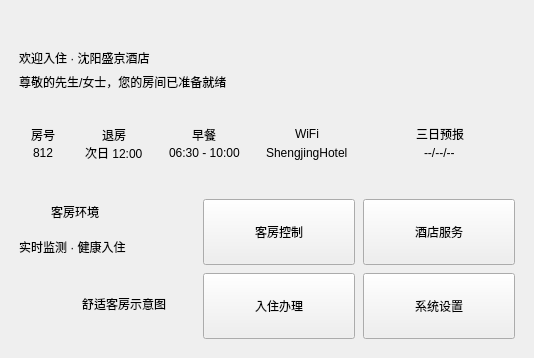
        <widget class="QWidget" name="pageHome">
         <layout class="QVBoxLayout" name="homeLayout">
          <property name="spacing"><number>10</number></property>
          <property name="leftMargin"><number>10</number></property>
          <property name="topMargin"><number>10</number></property>
          <property name="rightMargin"><number>10</number></property>
          <property name="bottomMargin"><number>10</number></property>
          <item>
           <widget class="QFrame" name="welcomeCard">
            <property name="objectName"><string>panelCard</string></property>
            <property name="minimumSize"><size><width>0</width><height>120</height></size></property>
            <layout class="QVBoxLayout" name="welcomeCardLayout">
             <property name="spacing"><number>6</number></property>
             <item>
              <widget class="QLabel" name="welcomeIcon">
               <property name="minimumSize"><size><width>24</width><height>24</height></size></property>
               <property name="maximumSize"><size><width>24</width><height>24</height></size></property>
               <property name="alignment"><set>Qt::AlignCenter</set></property>
              </widget>
             </item>
             <item>
              <widget class="QLabel" name="welcomeTitle">
               <property name="objectName"><string>heroTitle</string></property>
               <property name="text"><string>欢迎入住 · 沈阳盛京酒店</string></property>
              </widget>
             </item>
             <item>
              <widget class="QLabel" name="welcomeSub">
               <property name="objectName"><string>cardSub</string></property>
               <property name="text"><string>尊敬的先生/女士，您的房间已准备就绪</string></property>
              </widget>
             </item>
             <item>
              <layout class="QHBoxLayout" name="welcomeInfoRow" stretch="1,1,1,1,2">
               <property name="spacing"><number>8</number></property>
               <item>
                <widget class="QFrame" name="infoRoomBox">
                 <property name="objectName"><string>infoBox</string></property>
                 <layout class="QVBoxLayout" name="infoRoomBoxLayout">
                  <property name="spacing"><number>0</number></property>
                  <item alignment="Qt::AlignCenter">
                   <widget class="QLabel" name="infoRoomIcon">
                    <property name="minimumSize"><size><width>20</width><height>20</height></size></property>
                    <property name="maximumSize"><size><width>20</width><height>20</height></size></property>
                   </widget>
                  </item>
                  <item alignment="Qt::AlignCenter">
                   <widget class="QLabel" name="infoRoomLabel">
                    <property name="objectName"><string>sensorLab</string></property>
                    <property name="text"><string>房号</string></property>
                   </widget>
                  </item>
                  <item alignment="Qt::AlignCenter">
                   <widget class="QLabel" name="infoRoomVal">
                    <property name="objectName"><string>sensorVal</string></property>
                    <property name="text"><string>812</string></property>
                   </widget>
                  </item>
                 </layout>
                </widget>
               </item>
               <item>
                <widget class="QFrame" name="infoLeaveBox">
                 <property name="objectName"><string>infoBox</string></property>
                 <layout class="QVBoxLayout" name="infoLeaveBoxLayout">
                  <property name="spacing"><number>0</number></property>
                  <item alignment="Qt::AlignCenter">
                   <widget class="QLabel" name="infoLeaveIcon">
                    <property name="minimumSize"><size><width>20</width><height>20</height></size></property>
                    <property name="maximumSize"><size><width>20</width><height>20</height></size></property>
                   </widget>
                  </item>
                  <item alignment="Qt::AlignCenter">
                   <widget class="QLabel" name="infoLeaveLabel">
                    <property name="objectName"><string>sensorLab</string></property>
                    <property name="text"><string>退房</string></property>
                   </widget>
                  </item>
                  <item alignment="Qt::AlignCenter">
                   <widget class="QLabel" name="infoLeaveVal">
                    <property name="objectName"><string>sensorVal</string></property>
                    <property name="text"><string>次日 12:00</string></property>
                   </widget>
                  </item>
                 </layout>
                </widget>
               </item>
               <item>
                <widget class="QFrame" name="infoBreakfastBox">
                 <property name="objectName"><string>infoBox</string></property>
                 <layout class="QVBoxLayout" name="infoBreakfastBoxLayout">
                  <property name="spacing"><number>0</number></property>
                  <item alignment="Qt::AlignCenter">
                   <widget class="QLabel" name="infoBreakfastIcon">
                    <property name="minimumSize"><size><width>20</width><height>20</height></size></property>
                    <property name="maximumSize"><size><width>20</width><height>20</height></size></property>
                   </widget>
                  </item>
                  <item alignment="Qt::AlignCenter">
                   <widget class="QLabel" name="infoBreakfastLabel">
                    <property name="objectName"><string>sensorLab</string></property>
                    <property name="text"><string>早餐</string></property>
                   </widget>
                  </item>
                  <item alignment="Qt::AlignCenter">
                   <widget class="QLabel" name="infoBreakfastVal">
                    <property name="objectName"><string>sensorVal</string></property>
                    <property name="text"><string>06:30 - 10:00</string></property>
                   </widget>
                  </item>
                 </layout>
                </widget>
               </item>
               <item>
                <widget class="QFrame" name="infoWifiBox">
                 <property name="objectName"><string>infoBox</string></property>
                  <layout class="QVBoxLayout" name="infoWifiBoxLayout">
                  <property name="spacing"><number>2</number></property>
                  <item alignment="Qt::AlignCenter">
                   <widget class="QLabel" name="infoWifiIcon">
                    <property name="objectName"><string>sectionIcon</string></property>
                    <property name="minimumSize"><size><width>16</width><height>16</height></size></property>
                    <property name="maximumSize"><size><width>16</width><height>16</height></size></property>
                   </widget>
                  </item>
                  <item alignment="Qt::AlignCenter">
                   <widget class="QLabel" name="infoWifiLabel">
                    <property name="objectName"><string>sensorLab</string></property>
                    <property name="text"><string>WiFi</string></property>
                   </widget>
                  </item>
                  <item alignment="Qt::AlignCenter">
                   <widget class="QLabel" name="infoWifiVal">
                    <property name="objectName"><string>sensorVal</string></property>
                    <property name="text"><string>ShengjingHotel</string></property>
                   </widget>
                  </item>
                 </layout>
                </widget>
               </item>
               <item>
                <widget class="QFrame" name="infoForecastBox">
                 <property name="objectName"><string>infoBox</string></property>
                 <property name="minimumSize"><size><width>150</width><height>0</height></size></property>
                  <layout class="QVBoxLayout" name="infoForecastBoxLayout">
                  <property name="spacing"><number>2</number></property>
                  <item alignment="Qt::AlignCenter">
                   <widget class="QLabel" name="infoForecastIcon">
                    <property name="objectName"><string>sectionIcon</string></property>
                    <property name="minimumSize"><size><width>16</width><height>16</height></size></property>
                    <property name="maximumSize"><size><width>16</width><height>16</height></size></property>
                   </widget>
                  </item>
                  <item alignment="Qt::AlignCenter">
                   <widget class="QLabel" name="infoForecastLabel">
                    <property name="objectName"><string>sensorLab</string></property>
                    <property name="text"><string>三日预报</string></property>
                   </widget>
                  </item>
                  <item alignment="Qt::AlignCenter">
                   <widget class="QLabel" name="infoForecastVal">
                    <property name="objectName"><string>sensorVal</string></property>
                    <property name="text"><string>--/--/--</string></property>
                   </widget>
                  </item>
                 </layout>
                </widget>
               </item>
              </layout>
             </item>
            </layout>
           </widget>
          </item>
          <item>
           <layout class="QHBoxLayout" name="homeRow1">
            <property name="spacing"><number>10</number></property>
            <item>
             <widget class="QFrame" name="roomCard">
              <property name="objectName"><string>panelCard</string></property>
              <property name="minimumSize"><size><width>0</width><height>150</height></size></property>
              <layout class="QVBoxLayout" name="roomCardLayout">
               <property name="spacing"><number>10</number></property>
               <item>
                <layout class="QHBoxLayout" name="roomTitleRow">
                 <property name="spacing"><number>8</number></property>
                 <item>
                  <widget class="QLabel" name="roomCardIcon">
                   <property name="objectName"><string>sectionIcon</string></property>
                   <property name="minimumSize"><size><width>24</width><height>24</height></size></property>
                   <property name="maximumSize"><size><width>24</width><height>24</height></size></property>
                  </widget>
                 </item>
                 <item>
                  <widget class="QLabel" name="roomCardTitle">
                   <property name="objectName"><string>cardTitle</string></property>
                   <property name="text"><string>客房环境</string></property>
                  </widget>
                 </item>
                </layout>
               </item>
               <item>
                <widget class="QLabel" name="roomCardSub">
                 <property name="objectName"><string>cardSub</string></property>
                 <property name="text"><string>实时监测 · 健康入住</string></property>
                </widget>
               </item>
               <item>
                <widget class="QFrame" name="roomImage">
                 <property name="objectName"><string>roomImageBox</string></property>
                 <property name="minimumSize"><size><width>0</width><height>70</height></size></property>
                 <layout class="QHBoxLayout" name="roomImageLayout">
                  <property name="spacing"><number>10</number></property>
                  <item alignment="Qt::AlignLeft|Qt::AlignVCenter">
                   <widget class="QLabel" name="roomImageIcon">
                    <property name="objectName"><string>sectionIcon</string></property>
                    <property name="minimumSize"><size><width>44</width><height>44</height></size></property>
                    <property name="maximumSize"><size><width>44</width><height>44</height></size></property>
                   </widget>
                  </item>
                  <item alignment="Qt::AlignCenter">
                   <widget class="QLabel" name="roomImageText">
                    <property name="objectName"><string>pageHint</string></property>
                    <property name="text"><string>舒适客房示意图</string></property>
                   </widget>
                  </item>
                 </layout>
                </widget>
               </item>
              </layout>
             </widget>
            </item>
            <item>
             <widget class="QFrame" name="homeTiles">
              <property name="minimumSize"><size><width>330</width><height>150</height></size></property>
              <property name="maximumSize"><size><width>330</width><height>16777215</height></size></property>
              <layout class="QGridLayout" name="homeTileGrid">
               <property name="spacing"><number>8</number></property>
               <item row="0" column="0">
                <widget class="QPushButton" name="btnTileRoom">
                 <property name="objectName"><string>tileBtn</string></property>
                 <property name="minimumSize"><size><width>0</width><height>66</height></size></property>
                 <property name="cursor"><cursorShape>PointingHandCursor</cursorShape></property>
                 <property name="text"><string>客房控制</string></property>
                 <property name="icon">
                  <iconset resource="icons.qrc"><normaloff>:/icons/bed.png</normaloff></iconset>
                 </property>
                </widget>
               </item>
               <item row="0" column="1">
                <widget class="QPushButton" name="btnTileService">
                 <property name="objectName"><string>tileBtn</string></property>
                 <property name="minimumSize"><size><width>0</width><height>66</height></size></property>
                 <property name="cursor"><cursorShape>PointingHandCursor</cursorShape></property>
                 <property name="text"><string>酒店服务</string></property>
                 <property name="icon">
                  <iconset resource="icons.qrc"><normaloff>:/icons/bell.png</normaloff></iconset>
                 </property>
                </widget>
               </item>
               <item row="1" column="0">
                <widget class="QPushButton" name="btnTileCheckin">
                 <property name="objectName"><string>tileBtn</string></property>
                 <property name="minimumSize"><size><width>0</width><height>66</height></size></property>
                 <property name="cursor"><cursorShape>PointingHandCursor</cursorShape></property>
                 <property name="text"><string>入住办理</string></property>
                 <property name="icon">
                  <iconset resource="icons.qrc"><normaloff>:/icons/key.png</normaloff></iconset>
                 </property>
                </widget>
               </item>
               <item row="1" column="1">
                <widget class="QPushButton" name="btnTileSettings">
                 <property name="objectName"><string>tileBtn</string></property>
                 <property name="minimumSize"><size><width>0</width><height>66</height></size></property>
                 <property name="cursor"><cursorShape>PointingHandCursor</cursorShape></property>
                 <property name="text"><string>系统设置</string></property>
                 <property name="icon">
                  <iconset resource="icons.qrc"><normaloff>:/icons/gear.png</normaloff></iconset>
                 </property>
                </widget>
               </item>
              </layout>
             </widget>
            </item>
           </layout>
          </item>
         </layout>
        </widget>
